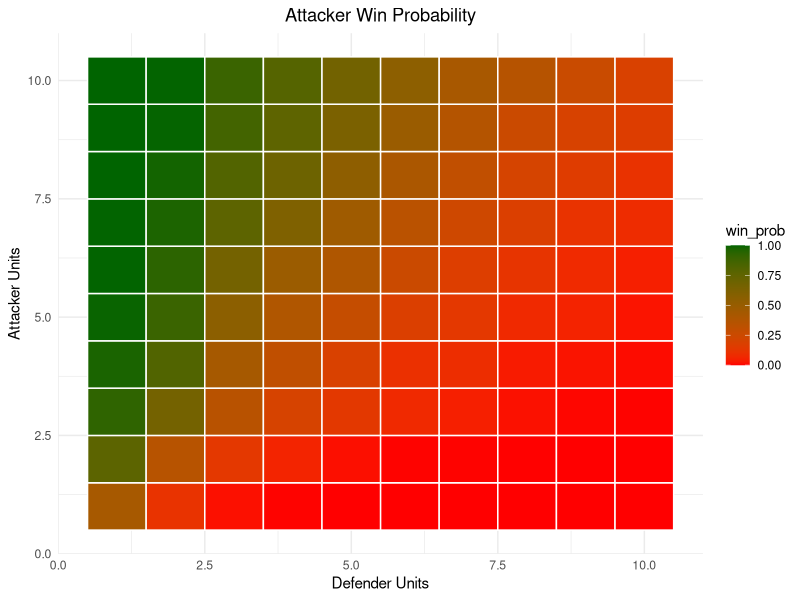
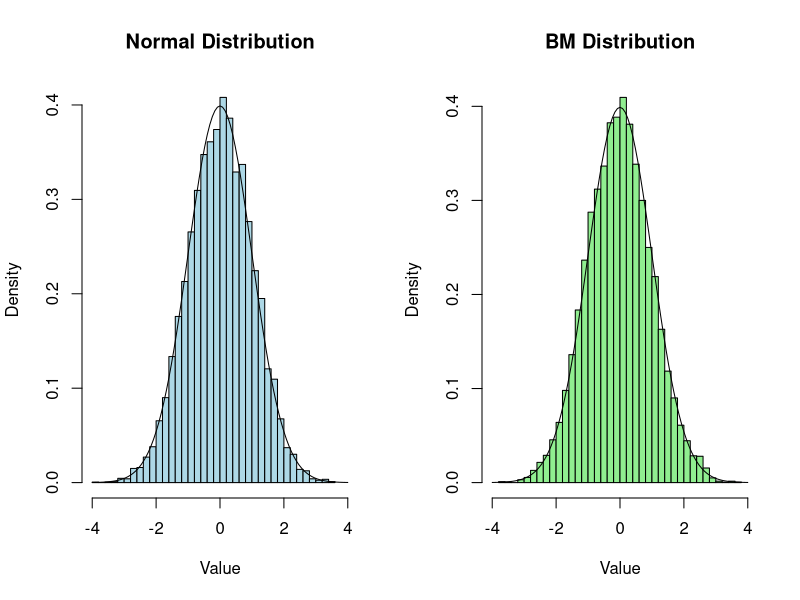
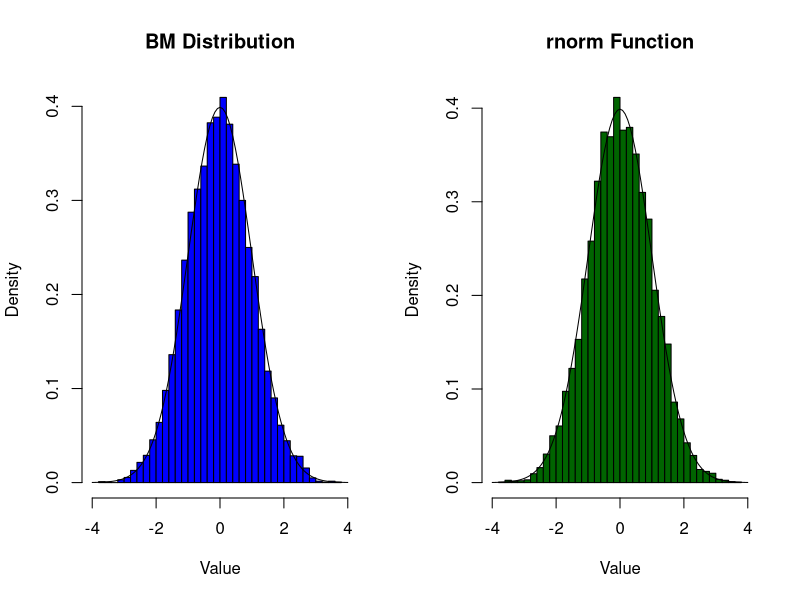
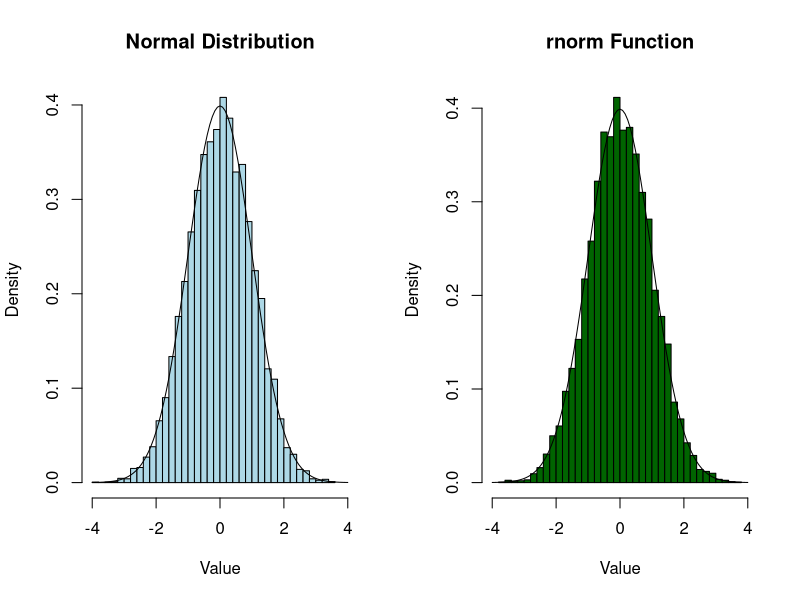
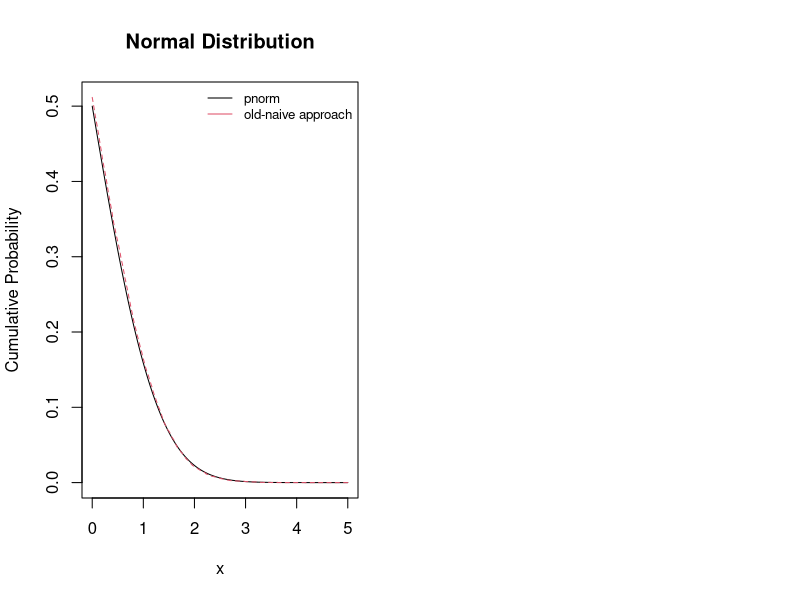
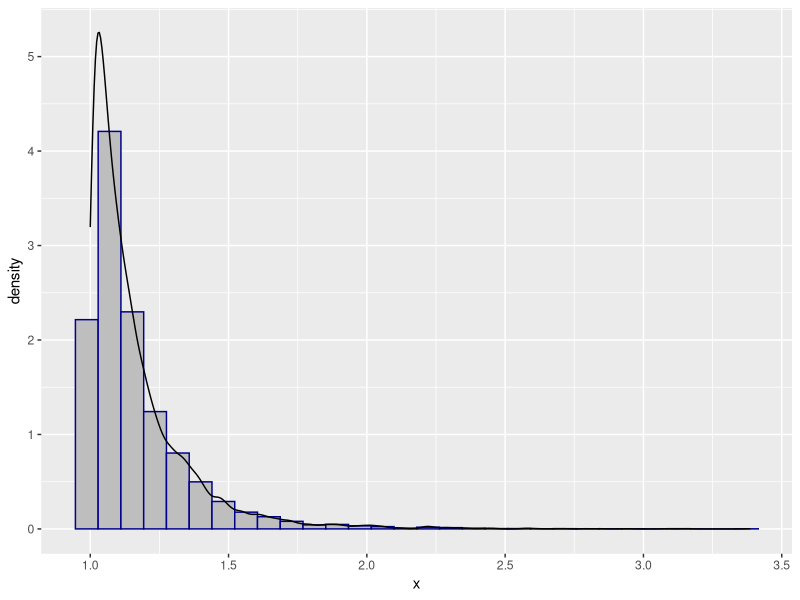
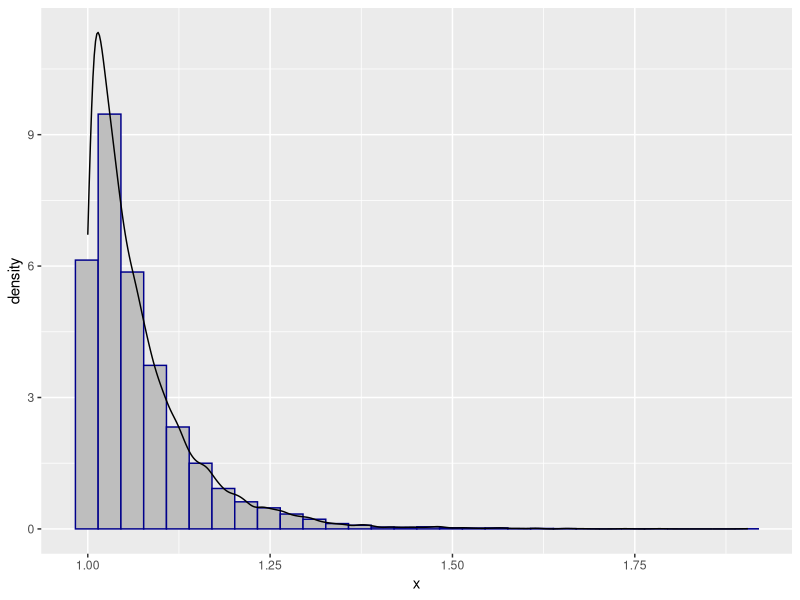
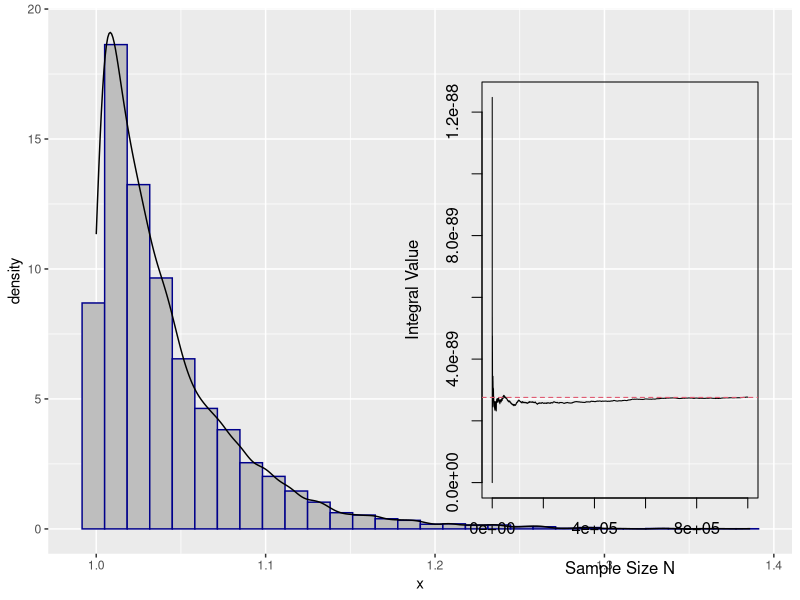

These charts were generated, in order, by the following R code:
## ---- chunk 1
library(ggplot2)
library(patchwork)
library(tidyverse)
library(mixtools)
## ---- chunk 2
set.seed(123)
combat_round <- function(att_units,def_units,sim=10000) {
  Results = rep(NA,sim)
  AS<-att_units
  DS<-def_units
  for(i in 1:sim){
    while(def_units>0 & att_units>0){
      Dnum <- sort(sample(1:6, min(def_units,3),replace = TRUE),decreasing = T)
      Anum <- sort(sample(1:6, min(att_units,3),replace = TRUE),decreasing = T)
      for (j in 1:min(length(Dnum),length(Anum))){
        if(Anum[j]>Dnum[j]){
          def_units<-def_units-1
        }
        else{
          att_units<-att_units-1
        }
      }
    }
    Results[i]<- ifelse(att_units>0,1,0)
    att_units<-AS
    def_units<-DS
  }
  return(mean(Results))
}
## ---- chunk 3
prob_att_win <- function(){
  res<-sapply(1:10, function(x) {
  sapply(1:10, function(y) {
    combat_round(y,x,1000)
    })
  })
  return(res)
}

att_prob<- data.frame(
  attacker_unit<- rep(1:10,10),
  defender_unit<- rep(1:10,each= 10),
  win_prob<- as.vector(prob_att_win())
)
## ---- chunk 4
ggplot(att_prob,aes(x=defender_unit,y=attacker_unit,fill=win_prob))+
  geom_tile()+
  scale_fill_gradient(low="red",high="darkgreen")+
  labs(title = "Attacker Win Probability",x="Defender Units",y="Attacker Units")+
  geom_tile(color = "white",lwd = 0.5,linetype = 1)+
  theme_minimal()+
  theme(plot.title = element_text(hjust = 0.5))

## ---- chunk 5
print(combat_round(def_units=1,att_units=2,sim=10000))
## ---- chunk 6
#Using histograms to compare the above Normal generator with the Box–Muller algorithm

set.seed(13)

normal_functn_gen = function(sim){
  n<-12 
  Uz<-runif(sim*n,min = -0.5,max = 0.5) 
  Uz<-matrix(Uz,nrow=N,ncol=n) 
  Z<-apply(Uz,1,sum)
  return(Z)
}

N <- 10000

gen_norm<-normal_functn_gen(sim=10000)

U1 <- runif(N)
U2 <- runif(N)
X1 <- sqrt( -2*log(U1) )*cos(2*pi*U2)

par(mfrow=c(1,2))
hist(gen_norm, main="Normal Distribution", xlab="Value",col="lightblue" ,breaks=30,freq = F,xlim=c(-4,4))
curve(dnorm(x,0,1),add=T)
hist(X1, main="BM Distribution", xlab="Value",col="lightgreen" ,breaks=30,freq = F,xlim=c(-4,4))
curve(dnorm(x,0,1),add=T)
## ---- chunk 7
normgen <- rnorm(10000)
par(mfrow=c(1,2))
hist(X1, main="BM Distribution", xlab="Value",col="blue" ,breaks=30,freq = F,xlim=c(-4,4))
curve(dnorm(x,0,1),add=T)
hist(normgen,xlab="Value",col="darkgreen" ,breaks=30,freq = F,xlim=c(-4,4), main = "rnorm Function")
curve(dnorm(x,0,1),add=T)
## ---- chunk 8
par(mfrow=c(1,2))
hist(gen_norm, main="Normal Distribution", xlab="Value",col="lightblue" ,breaks=30,freq = F,xlim=c(-4,4))
curve(dnorm(x,0,1),add=T)
hist(normgen,xlab="Value",col="darkgreen" ,breaks=30,freq = F,xlim=c(-4,4), main = "rnorm Function")
curve(dnorm(x,0,1),add=T)
## ---- chunk 9
upper_tail_prob<- function(gen_norm,theta){
  prob=sum(gen_norm>theta)/length(gen_norm)
  return(prob)
}
x <- seq(0, 5, by = 0.01)
R<- sapply(seq(0, 5, by = 0.01), function(x) upper_tail_prob(gen_norm,x))
# Calculate cumulative probabilities using pnorm
prob <- 1-pnorm(x,0,1)
## ---- chunk 10
matplot(x, cbind(prob,R), 
        type = "l", 
        xlab = "x", 
        ylab = "Cumulative Probability", 
        main = "Normal Distribution")
legend("topright", legend = c("pnorm", "old-naive approach"), 
       col = 1:3, lty = 1, bty = "n", cex = 0.8)
## ---- chunk 11
#sampler for Pareto
xsampler<- function(n, gamma){
  u<- runif(n)
  x<-1/((1-u)^(1/gamma))
  return(x)
}

#sampler for Exponential
ysampler<- function(x){
  y<- log(x)
  return(y)
}
i=0
gamma = c(7,15,25)

x1=xsampler(10000,10)
y1=ysampler(x1)
x2<-xsampler(10000,10)
y2<- ysampler(x2)

#Histograms and densities for different value of gamma 
ggplot(data.frame(x=xsampler(10000,gamma[1])), aes(x)) +
  geom_histogram(aes(y=..density..), fill="gray",col="darkblue")+
  geom_density()
ggplot(data.frame(x=xsampler(10000,gamma[2])), aes(x)) +
  geom_histogram(aes(y=..density..), fill="gray",col="darkblue")+
  geom_density()
ggplot(data.frame(x=xsampler(10000,gamma[3])), aes(x)) +
  geom_histogram(aes(y=..density..), fill="gray",col="darkblue")+
  geom_density()
## ---- chunk 12
theme_set(theme_bw())

#Crude method to estimate the integral
set.seed(155523)
n <- 1000000
a <- 0
b <-  0.05 
u <-runif(n, a, b)

intfunc <- function(y){
  f = (1/sqrt(2*pi)) * (1/(y^2)) * (exp(-1/(2*(y^2))))
}



H1 = (b-a)* intfunc(u)
psi_hat_MC <- mean(H1) 
psi_hat_MC
## ---- chunk 13
#Corrisponding ergotic plot
set.seed(1234)
i_1n <- 1:n
plot( i_1n, cummean(H1), type='l', lwd=1,  
      xlab="Sample Size N", ylab="Integral Value",col=1)
abline(h=integrate(intfunc, a, b)$value, lwd=1, col=2, lty=2)
## ---- chunk 14
H2 <- (b-a)*intfunc(0.05-u) 
MC1 <- mean(H1)
MC2 <- mean(H2)

MCA <- (MC1+MC2)/2


MCE_MC1 <- sd(H1)/sqrt(n)
MCE_MC1 
MCE_MC2 <- sd(H2)/sqrt(n)
MCE_MC2 
## ---- chunk 15
MCE_MCA <- sqrt(1+cor(H1,H2))*sd(H1)/sqrt(2*n)
MCE_MCA 
## ---- chunk 16
effgain<- MCE_MCA/MCE_MC1
effgain
## ---- chunk 17
integrate(intfunc, a, b)
pnorm(20,0,1,lower.tail = F)
